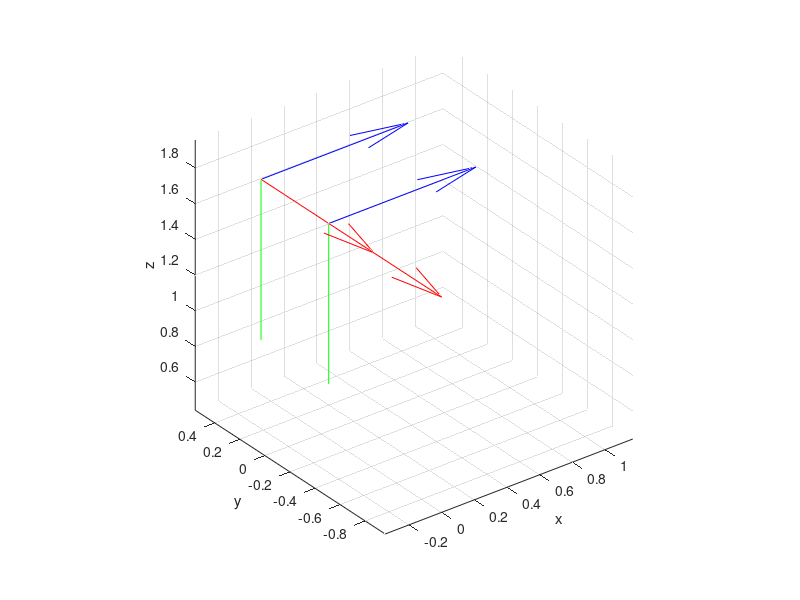

The MATLAB script that drew this image:
clear all
close all

H2 = [[0 0 1; -1 0 0; 0 -1 0] [0 -0.06 1.65]'];
H3 = [[0 0 1; -1 0 0; 0 -1 0] [0 0.48 1.65]'];

C1 = [H2; zeros(1,3) 1];
C2 = [H3; zeros(1,3) 1];

figure(1)
R1 = C1(1:3,1:3);
T1 = C1(1:3,end);
R2 = C2(1:3,1:3);
T2 = C2(1:3,end);
quiver3(T1(1),T1(2),T1(3),R1(1,1),R1(2,1),R1(3,1),'r')
hold on
quiver3(T1(1),T1(2),T1(3),R1(1,2),R1(2,2),R1(3,2),'g')
quiver3(T1(1),T1(2),T1(3),R1(1,3),R1(2,3),R1(3,3),'b')


quiver3(T2(1),T2(2),T2(3),R2(1,1),R2(2,1),R2(3,1),'r')
quiver3(T2(1),T2(2),T2(3),R2(1,2),R2(2,2),R2(3,2),'g')
quiver3(T2(1),T2(2),T2(3),R2(1,3),R2(2,3),R2(3,3),'b')

axis equal
grid on
xlabel('x')
ylabel('y')
zlabel('z')